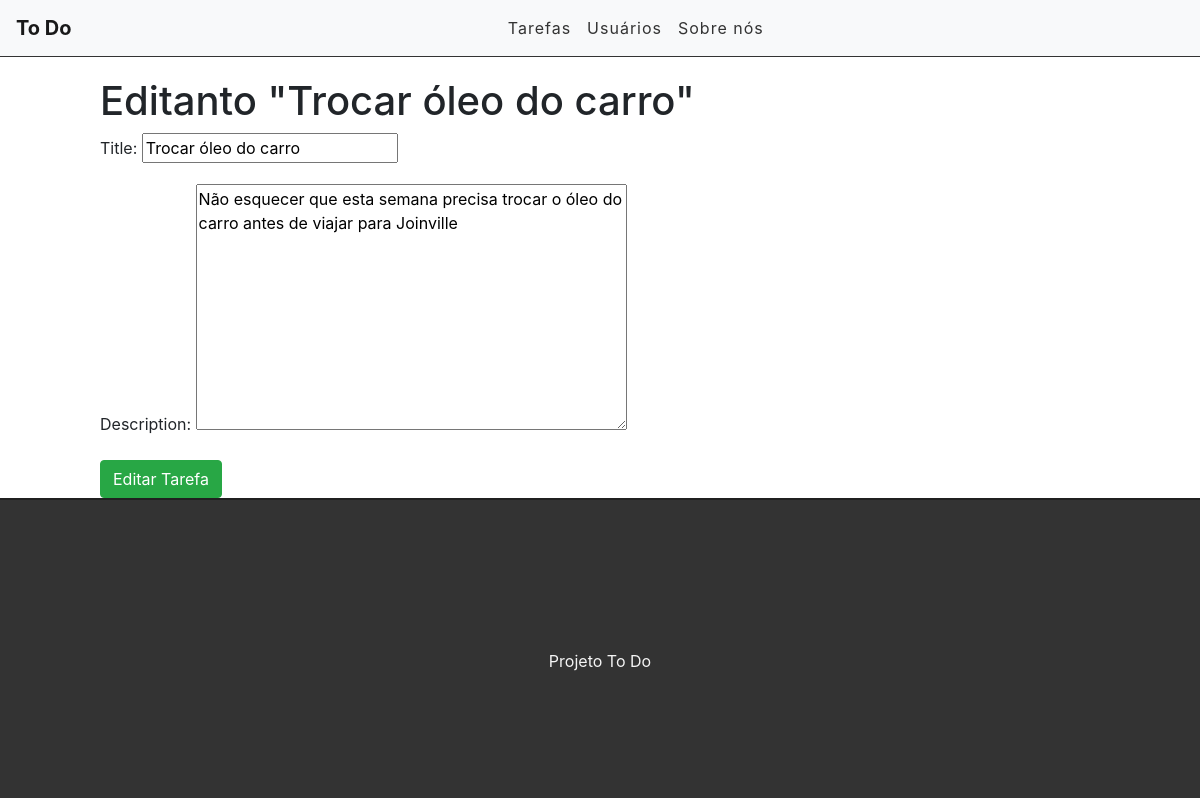
The app's page /edit/7 with its own data.
### tasks/models.py (models this page shows, shortened)
class Task(models.Model):
    STATUS = (
        ('doing', 'Doing'),
        ('done', 'Done'),
    )
    title = models.CharField(max_length=255)
    description = models.TextField()
    done = models.CharField(
        max_length=5,
        choices=STATUS,
    )
    created_at = models.DateTimeField(auto_now_add=True)
    updated_at = models.DateTimeField(auto_now=True)

### tasks/views.py (the view)
# urls.py: path('edit/<int:id>', views.edittask, name='edit-task'),
def edittask(request, id):
    task = get_object_or_404(Task, pk=id)
    form = TaskForm(instance=task)
    if request.method == 'POST':
        form = TaskForm(request.POST, instance=task)
        if form.is_valid():
            task.save()
            return redirect('/')
        else:
            return render(request, 'tasks/edittask.html', {'form': form, 'task': task})
    else:
        return render(request, 'tasks/edittask.html', {'form': form, 'task': task})

### tasks/forms.py
class TaskForm(forms.ModelForm):
    class Meta:
        model = Task
        fields = ('title', 'description')

### tasks/templates/tasks/edittask.html (shortened to what this page needs)
{% extends 'base.html' %}
{% block content %}
<div class="offset-1 col-10 list-div">
    <h1>Editanto "{{task.title}}"</h1>
    <form method="POST">
        {{ form.as_p }}
        <input type="submit" class="btn btn-success" value="Editar Tarefa">
    </form>
</div>
{% endblock %}

### tasks/static/css/styles.css (style rules this page uses)
.list-div { padding: 0; }

### records on screen
Task: title "Trocar óleo do carro", description "Não esquecer que esta semana precisa trocar o óleo do carro antes de viajar para Joinville"
